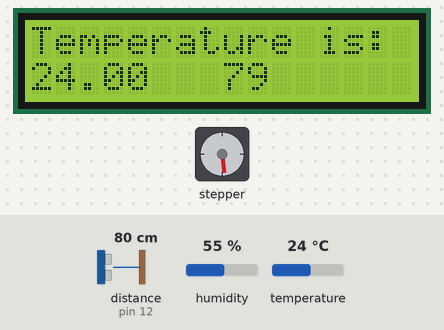
Recording of a sketch running on a simulated Arduino Uno, built with avr-gcc and run on an emulated ATmega328P. Shown: 16×2 character LCD, stepper motor. Wiring (inferred from the names in the program): ultrasonic range finder: trigger pin 13; echo pin 12. The inputs (shaded band) are chosen by the test bench; at power-on: distance to the obstacle (sensor on pin 12) 80 cm, humidity 55 %, temperature 24 °C. The echo pulse lasts 58.3 µs per cm; stepper angles assume 2048 steps per turn.

Above: at 3.6 s.
3.7 s: distance to the obstacle (sensor on pin 12) set to 2 cm
At 3.87 s:
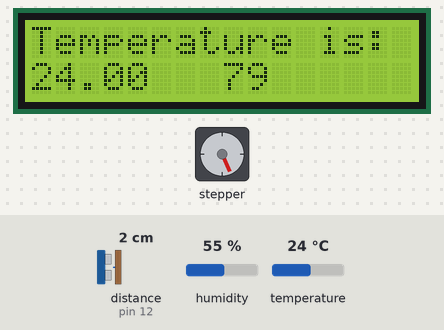
6.1 s: humidity set to 68 %
At 12.7 s:
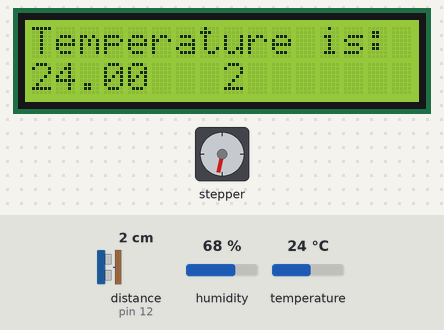
14.2 s: distance to the obstacle (sensor on pin 12) set to 96 cm
At 15.3 s:
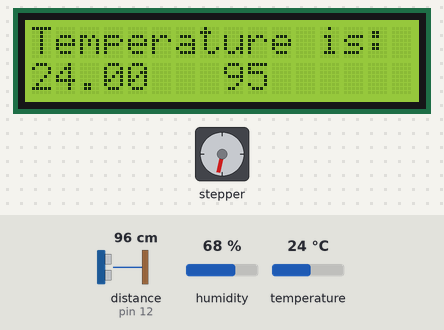
15.7 s: distance to the obstacle (sensor on pin 12) set to 103 cm
At 15.86 s:
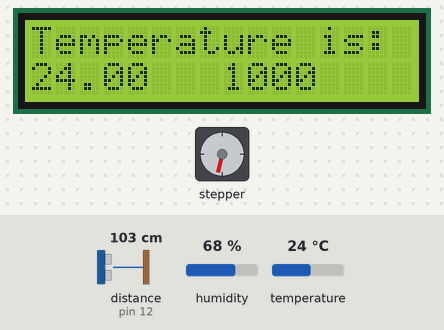
18.1 s: temperature set to 12 °C
20.5 s: temperature set to 19 °C
Timing chart, 0 to 23.9 s (numbered marks = the images above; inputs shaded):
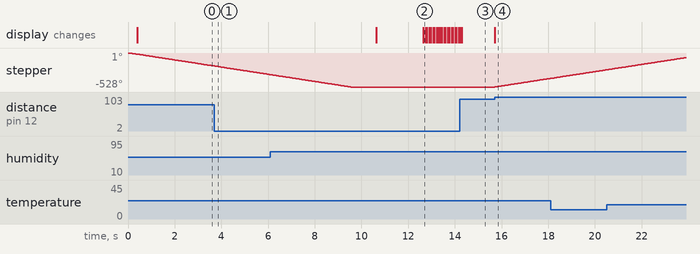

The sketch:

Temp_lcd_sonar_garage.ino
```cpp
#include <DHT.h>
#include <LiquidCrystal.h>
#include "Stepper.h"

// initialize the library with the numbers of the interface pins
LiquidCrystal lcd(7, 6, 5, 4, 3, 2);

// Temp and Hum
#define DHTPIN 1 // Загрузка жасағанда мына пиндегі коннекторды ала тұру керек
#define DHTTYPE DHT11
DHT dht(DHTPIN, DHTTYPE);

// Ultrasonic sensor
#define echoPin 12 // Echo Pin
#define trigPin 13 // Trigger Pin

int maximumRange = 100;
int minimumRange = 0;
long duration, distance;

// Stepper Motor for Garage
const int stepsPerRevolution = 64;
Stepper myStepper(stepsPerRevolution, 8,10,9,11);
bool closed = true;

void setup() {
  lcd.begin(16, 2);
  lcd.print("Temperature is: ");
  // Sonar
  pinMode(trigPin, OUTPUT);
  pinMode(echoPin, INPUT);
  // Stepper
  myStepper.setSpeed(300);
}

void loop() {
  lcd.setCursor(0, 1);
  lcd.print(dht.readTemperature());
  lcd.print("   ");
  digitalWrite(trigPin, LOW);
  delayMicroseconds(2);

  digitalWrite(trigPin, HIGH);
  delayMicroseconds(10);

  digitalWrite(trigPin, LOW);
  duration = pulseIn(echoPin, HIGH);

  distance = duration/58.2;

  if (distance >= maximumRange)
  {
    lcd.print(1000);
    if(!closed){ // if open close garage
      myStepper.step(3000);
      delay(1000);
      closed = true;
    }
  }
  else {
    lcd.println(distance);
    if(closed){ // if closed open garage
      myStepper.step(-3000);
      delay(1000);
      closed = false;
    }
  }
  delay(50);
}
```

Measured:
- the behaviour switches between 99 and 100 cm on distance to the obstacle (sensor on pin 12) (found by bisection; images 3 and 4)
- after the input at 6.1 s, the display: first differs from a run without the input after 6.5 s (image 2)
- after the input at 14.2 s, the display: first changes at once (image 3 shows a later state)
- after the input at 15.7 s, stepper: keeps turning clockwise at about 56°/s, starting at once; the display: changes at once (image 4)
